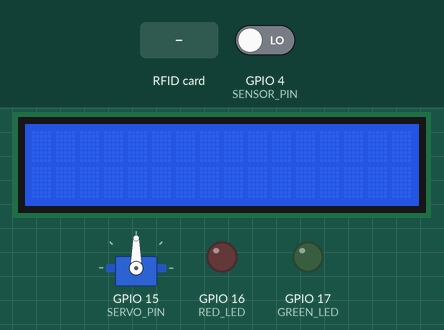
The sketch below on a simulated ESP32. Shown: servo, 16×2 character LCD, output pins drawn as LEDs (lit = HIGH). The test bench sets the inputs (shaded band); at power-on: GPIO 4 (SENSOR_PIN) LOW. WiFi joins after 1.5 s; servers stay silent unless stated; uploads are accepted with an empty reply; what the sketch prints to the serial monitor is not drawn.

Above: at 2.8 s.
2.9 s: RFID card 5E 7A 19 C4 held to the reader
At 4.3 s:
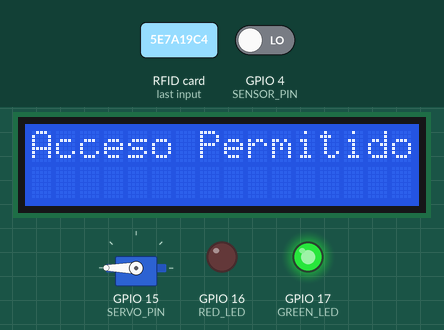
At 5.6 s:
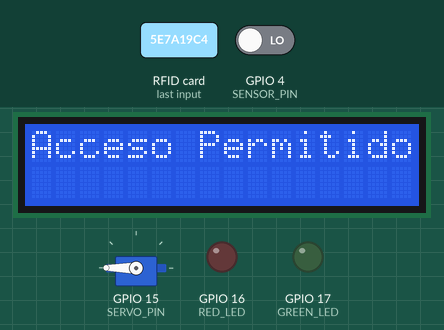
5.9 s: GPIO 4 (SENSOR_PIN) driven HIGH
At 8.7 s:
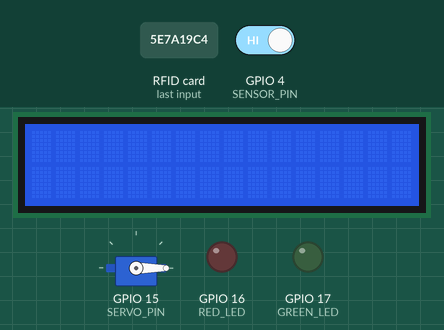
Timing chart, 0 to 10.2 s (numbered marks = the images above; inputs shaded):
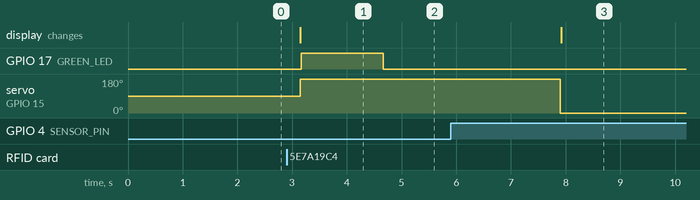

Measured:
- after the input at 2.9 s, GPIO 17 (GREEN_LED): LOW → HIGH after 0.26 s, → LOW 1.5 s later; servo on GPIO 15 (SERVO_PIN): 90° → 180° after 0.25 s; the display: changes after 0.25 s (image 1)
- after the input at 5.9 s, servo on GPIO 15 (SERVO_PIN): 180° → 0° after 2.0 s; the display: changes after 2.0 s (image 3)

The sketch:

rfidaccesscontrol.ino
```cpp
//Librerias a utilizar
#include <LiquidCrystal_I2C.h>
#include <ArduinoJson.h>
#include <ESP32Servo.h>
#include <HTTPClient.h>
#include <MFRC522.h>
#include <WiFi.h>
#include <SPI.h>

//Pines a utilizar

//RFID
#define SS_PIN 5
#define RST_PIN 3
//Leds
#define GREEN_LED 17
#define RED_LED 16
//Servomotor
#define SERVO_PIN 15
//Sensor de obstaculos
#define SENSOR_PIN 4

//Datos de la conexion Wifi
#define ssid ""
#define password ""

//Url de la api
#define apiUrl ""

//Creacion de clases
LiquidCrystal_I2C lcd(0x27, 16, 2);
MFRC522 mfrc522(SS_PIN, RST_PIN);
HTTPClient http;
Servo servo;

//Variables de verificación
bool cardRead = false;
bool isAllowed = false;
bool irState = false;

void setup() {
  Serial.begin(9600);
  //Modo de los pines
  pinMode(GREEN_LED, OUTPUT);
  pinMode(RED_LED, OUTPUT);
  pinMode(SENSOR_PIN, INPUT);
  servo.attach(SERVO_PIN, 1000, 2000);
  //Inicio del lcd
  lcd.init();
  lcd.backlight();
  //Inicio del rfid
  SPI.begin();
  mfrc522.PCD_Init();
  //Conexión Wifi
  Serial.println("Conectando a la red...");
  WiFi.begin(ssid, password);
  delay(1000);
  while (WiFi.status() != WL_CONNECTED) {
    delay(500);
    Serial.print(".");
  }
  Serial.println("WiFi Conectado");
  Serial.print("Direccion IP asignada: ");
  Serial.println(WiFi.localIP());
}

void loop() {
  //Verificar si existe la conexion wifi
  if (WiFi.status() == WL_CONNECTED) {
    //Verificar si esta permitido el acceso
    if (isAllowed) {
      //Verificar si el sensor de obstaculos detecta el paso de una persona
      if (digitalRead(SENSOR_PIN) == LOW) {
        if (!irState) {
          Serial.println("Persona pasando");
          irState = true;
        }
      } else {
        if (irState) {
          //Una vez la persona pasa, se reinicia el acceso
          resetAccess();
        }
      }
    } else {
      //Verificar si hay un tag UID presente en el sensor
      if (mfrc522.PICC_IsNewCardPresent() && mfrc522.PICC_ReadCardSerial()) {
        mfrc522.PICC_IsNewCardPresent();
        //Verificar si ya leyo el tag para evitar ejecutar el sistema mas de una vez
        if (!cardRead) {
          cardRead = true;
          lcd.clear();
          //Leer el UID del tag
          String tagUID = readRFID();
          //Verificar si es valido o no
          if (isValid(tagUID)) {
            //Permitir el acceso
            allowAccess(tagUID);
          } else {
            //Denegar el acceso
            denyAccess(tagUID);
          }
        }
      } else {
        cardRead = false;
      }
    }
  }
}
String readRFID() {
  String tag = "";
  for (byte i = 0; i < mfrc522.uid.size; i++) {
    tag.concat(String(mfrc522.uid.uidByte[i], HEX));
  }
  tag.toUpperCase();
  return tag;
}
bool isValid(String tag) {
  Serial.println("Enviando datos a la api...");
  //Crear un objeto json para enviar los datos a la api
  char postBody[128];
  JsonDocument doc;
  JsonObject object = doc.to<JsonObject>();
  //Agregar la propiedad uuid
  object["uuid"] = tag;
  serializeJson(doc, postBody);
  //Iniciar la conexion http
  http.begin(apiUrl);
  http.addHeader("Content-Type", "application/json");
  //Enviar los datos y guardar la respuesta en una variable
  int httpCode = http.POST(String(postBody));
  Serial.print("Código http: ");
  Serial.println(httpCode);
  http.end();
  //Cerrar la conexion y validar el codigo, si es 200 es un UID valido de lo contrario no es valido
  if (httpCode == 200) {
    return true;
  } else return false;
}
void allowAccess(String tag) {
  isAllowed = true;
  //Imprimir en la lcd
  lcd.print("Acceso Permitido");
  Serial.print("Acceso permitido para UID: ");
  Serial.println(tag);
  //Mover el servomotor para permitir el acceso
  servo.write(180);
  delay(15);
  //Encender durante 1.5s el led verde
  digitalWrite(GREEN_LED, HIGH);
  delay(1500);
  digitalWrite(GREEN_LED, LOW);
}
void denyAccess(String tag) {
  //Imprimir en la lcd
  lcd.print("Acceso Denegado");
  Serial.print("Acceso denegado para UID: ");
  Serial.println(tag);
  //Encender el led rojo durante 2s
  digitalWrite(RED_LED, HIGH);
  delay(2000);
  digitalWrite(RED_LED, LOW);
  lcd.clear();
}
void resetAccess() {
  //Esperar 2 segundos para poder cerrar el acceso y reiniciar las variables para el siguiente bucle
  delay(2000);
  isAllowed = false;
  irState = false;
  servo.write(0);
  delay(15);
  lcd.clear();
  Serial.println("Persona entró");
}
```
